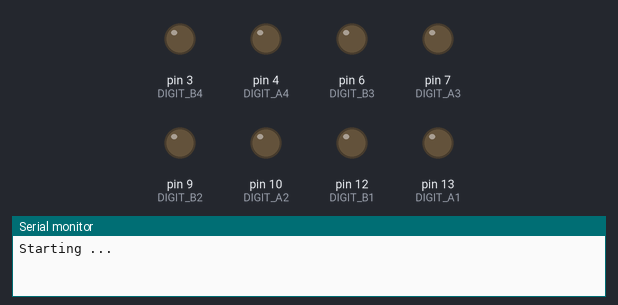
A sketch run on a simulated Arduino Uno, built with avr-gcc and run on an emulated ATmega328P. Parts: output pins drawn as LEDs (lit = HIGH), the last lines printed to the serial monitor.

Above: at 0.1 s.
At 5.1 s:
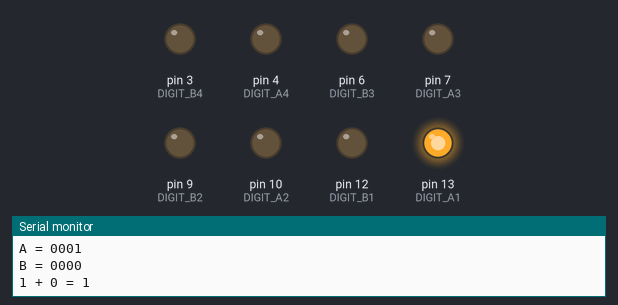
At 9.1 s:
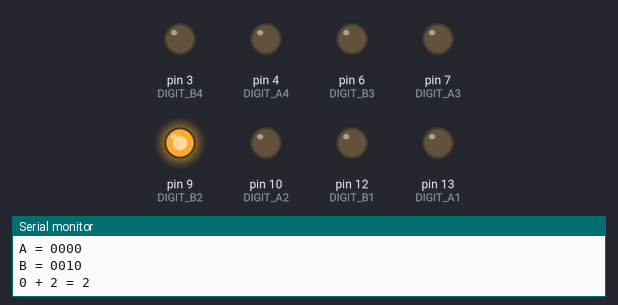
At 19.1 s:
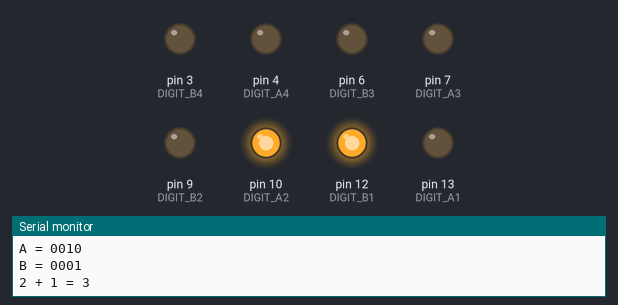
At 27.1 s:
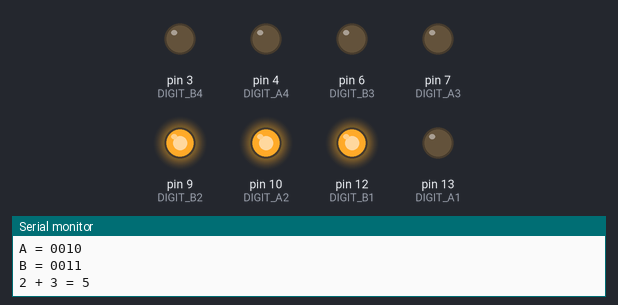
At 37.1 s:
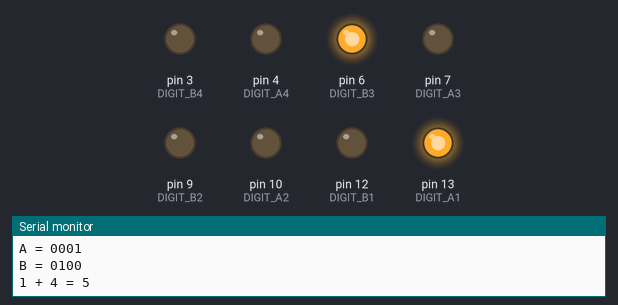
Timing chart, 0 to 40.0 s (numbered marks = the images above):
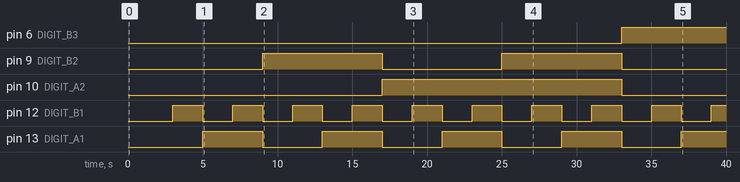

The sketch:

main.ino
```cpp
// Created on: Jan 2024
// Created by: James Couse
// Created for: This is the code for a 2-bit adder

const int DIGIT_A1 = 13;
const int DIGIT_B1 = 12;
const int DIGIT_A2 = 10;
const int DIGIT_B2 = 9;
const int DIGIT_A3 = 7;
const int DIGIT_B3 = 6;
const int DIGIT_A4 = 4;
const int DIGIT_B4 = 3;

void setup()
{
  // setup serial output
  Serial.begin(9600);
  // set pin mode to output
  pinMode(DIGIT_A1, OUTPUT);
  pinMode(DIGIT_B1, OUTPUT);
  pinMode(DIGIT_A2, OUTPUT);
  pinMode(DIGIT_B2, OUTPUT);
  pinMode(DIGIT_A3, OUTPUT);
  pinMode(DIGIT_B3, OUTPUT);
  pinMode(DIGIT_A4, OUTPUT);
  pinMode(DIGIT_B4, OUTPUT);

  // set all pins to "0)
  digitalWrite(DIGIT_A1, 0); //LOW and HIGH just reference 0 & 1
  digitalWrite(DIGIT_B1, 0);
  digitalWrite(DIGIT_A2, 0);
  digitalWrite(DIGIT_B2, 0);
  digitalWrite(DIGIT_A3, 0);
  digitalWrite(DIGIT_B3, 0);
  digitalWrite(DIGIT_A4, 0);
  digitalWrite(DIGIT_B4, 0);

  // loop over the inputs
  Serial.print("Starting ... \n\n");
  delay(1000); // Wait for 1000 millisecond(s)

  for (int eightsA = 0; eightsA <= 1; ++eightsA) {
    digitalWrite(DIGIT_A4, eightsA);
    for (int eightsB = 0; eightsB <= 1; ++eightsB) {
      digitalWrite(DIGIT_B4, eightsB);
      for (int foursA = 0; foursA <= 1; ++foursA) {
        digitalWrite(DIGIT_A3, foursA);
        for (int foursB = 0; foursB <= 1; ++foursB) {
          digitalWrite(DIGIT_B3, foursB);
          for (int twosA = 0; twosA <= 1; ++twosA) {
            digitalWrite(DIGIT_A2, twosA);
            for (int twosB = 0; twosB <= 1; ++twosB) {
              digitalWrite(DIGIT_B2, twosB);
              for (int onesA = 0; onesA <= 1; ++onesA) {
              digitalWrite(DIGIT_A1, onesA);
                for (int onesB = 0; onesB <= 1; ++onesB) {
                  digitalWrite(DIGIT_B1, onesB);
                  Serial.print("A = " + String(eightsA) + String(foursA) + String(twosA) + String(onesA) + "\n");
                  Serial.print("B = " + String(eightsB) + String(foursB) + String(twosB) + String(onesB) + "\n");
                  Serial.print(
                  String(onesA + (2 * twosA) + (4 * foursA) + (8 * eightsA))
                  + " + "
                  + String(onesB + (2 * twosB) + (4 * foursB) + (8 * eightsB))
                  + " = "
                  + String((onesA + (2 * twosA) + (4 * foursA) + (8 * eightsA)) + (onesB + (2 * twosB) + (4 * foursB) + (8 * eightsB))) + "\n\n");
                  delay(2000);
                }
              }
            }
          }
        }
      }
    }
  }
}
void loop() {
  // Done
  Serial.print("\nDone. \n");
  delay(100000000); // Wait for 10000 millisecond(s)
}
```

Measured:
- by itself, pin 6 (DIGIT_B3): LOW → HIGH at 33.0 s
- by itself, pin 9 (DIGIT_B2): alternates HIGH for 8.0 s and LOW for 8.0 s
- by itself, pin 10 (DIGIT_A2): LOW → HIGH at 17.0 s, → LOW 16.0 s later
- by itself, pin 12 (DIGIT_B1): alternates HIGH for 2.0 s and LOW for 2.0 s
- by itself, pin 13 (DIGIT_A1): alternates HIGH for 4.0 s and LOW for 4.0 s
